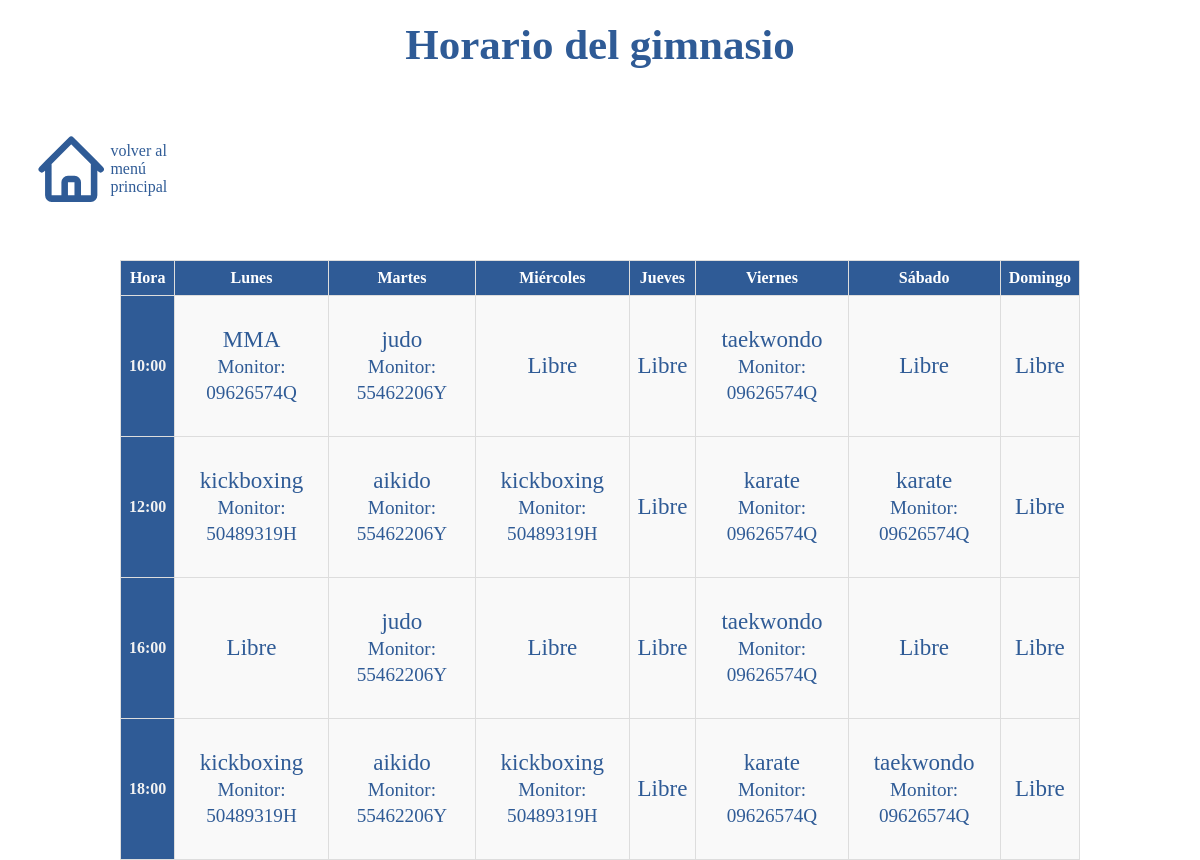
Page /view/clases/verClases.php (signed in) on the earlier database version.
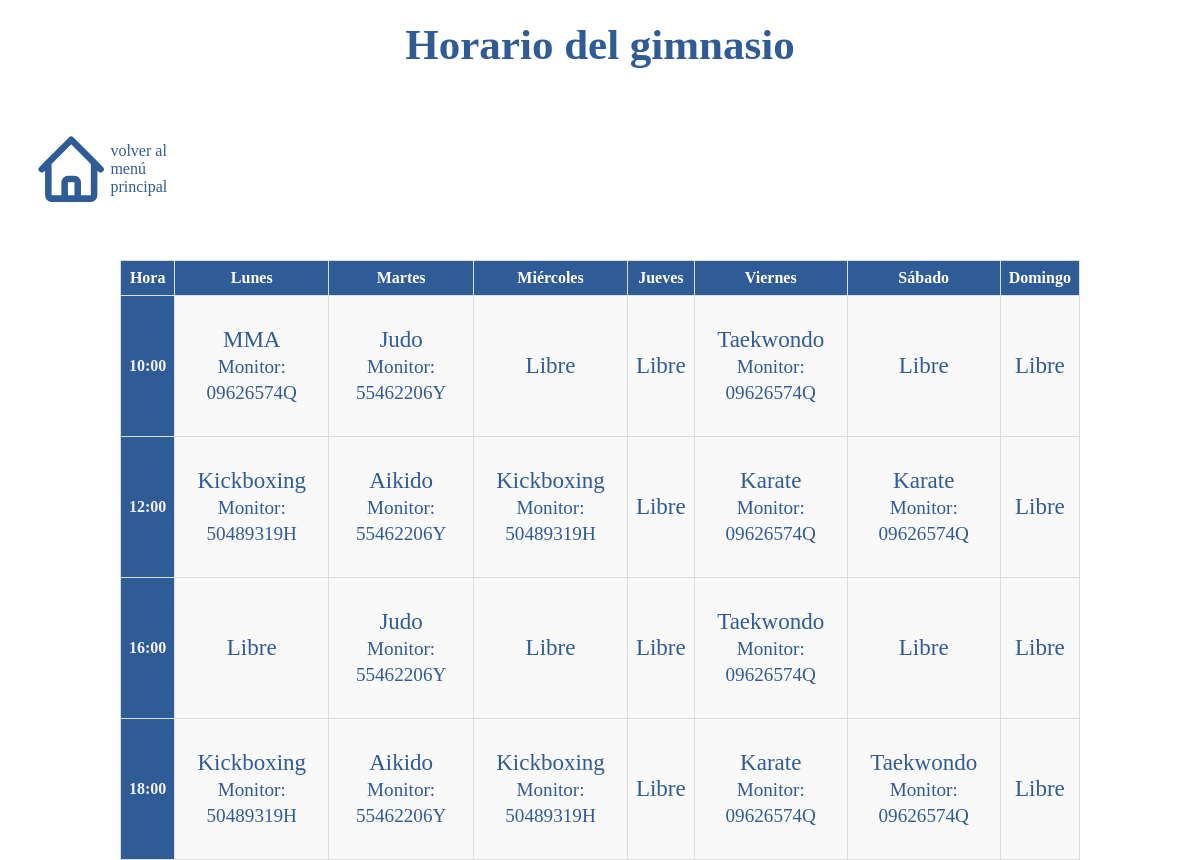
Same page on the later database version.
### tables this page shows
CREATE TABLE IF NOT EXISTS CLASES (
    id_clase VARCHAR(20) PRIMARY KEY,
    dni_monitor VARCHAR(9),
    nombre_actividad VARCHAR(50),
    dia_semana VARCHAR(15),
    hora_inicio TIME,
    hora_fin TIME,
    FOREIGN KEY (dni_monitor) REFERENCES MONITORES(dni) ON DELETE SET NULL
);

### models/Clase.php (called while the page is built, shortened)
<?php
final class Clase {
    public function __get($name) {
        if (property_exists($this, $name)) return $this->$name;
        else throw new Exception("ERROR EN EL GETTER DE LA CLASE 'CLASES': SE HA TRATADO DE OBTENER UNA PROPIEDAD QUE NO EXISTE");
    }
    public static function horario() {
        include  __DIR__ . '/../data/conexionBBDD.php';
        $sql = "SELECT dni_monitor, nombre_actividad, dia_semana, hora_inicio FROM CLASES";
        $stmt = $conn->prepare($sql);
        if(! $stmt->execute()) throw new PDOException('Excepción PDO al ejecutar la consulta para obtener el horario');
        $clases = [];
        while ($clase = $stmt->fetchObject('Clase')) {
            $clases[] = $clase;
        }
        $horario = [];
        foreach ($clases as $clase) {
            $dia = $clase->dia_semana;
            $hora = $clase->hora_inicio;
            $horario[$dia][$hora] = $clase;
        }
        return $horario;
    }
}
?>

### controllers/controladorClases.php (called while the page is built, shortened)
<?php
require_once __DIR__ . '/../models/Monitor.php';
require_once __DIR__ . '/../models/Clase.php';
class ControladorClases {
    public static function horario() {
    try{
            $horario =  Clase::horario() ?? [];
            return $horario;
    } catch (PDOException $e) {
            $msg =  $e->getMessage();
    }catch (Exception $e) {
            $msg =  $e->getMessage();
    }
    exit;
}
}

### view/clases/verClases.php (the view, shortened to what this page needs)
<?php
require_once '../../controllers/controladorClases.php';
$horario = ControladorClases::horario();
?>
<!DOCTYPE html>
<html lang="es">
<head>
    <link rel="stylesheet" href="/proyecto_gym_MVC/stylos/form_stylos.css">
</head>
<body>
<h1>Horario del gimnasio</h1>
<div id='divEnlace'>
        <a href="../bienvenida_recepcionista.php" style="display: inline-flex; align-items: center; text-decoration: none; color: inherit;">
        <span>volver al menú principal</span>
        </a>
</div>
    <table>
        <thead>
            <tr>
                <th>Hora</th>
                <th>Lunes</th>
                <th>Martes</th>
                <th>Miércoles</th>
                <th>Jueves</th>
                <th>Viernes</th>
                <th>Sábado</th>
                <th>Domingo</th>
            </tr>
        </thead>
        <tbody>
            <?php
            $horas = ["10:00", "12:00", "16:00", "18:00"];
            $dias = ["lunes", "martes", "miercoles", "jueves", "viernes", "sabado", "domingo"];
            foreach ($horas as $hora) {
                echo "<tr>";
                echo "<td class='hora'>$hora</td>";
                foreach ($dias as $dia) {
                    echo "<td>";
                    $hora = date("H:i:s", strtotime(trim($hora)));
                    if (isset($horario[$dia][$hora])) {
                        echo "<p>".$horario[$dia][$hora]->nombre_actividad."<br><small>Monitor: ".$horario[$dia][$hora]->dni_monitor."</small></p>";
                    } else {
                        echo "<p>Libre</p>";
                    }
                    echo "</td>";
                }
                echo "</tr>";
            }
            ?>
        </tbody>
    </table>
</body>
</html>

### stylos/form_stylos.css (style rules this page uses)
html, body { height: 100%; margin: 0; padding: 0; }
body { min-height: 100vh; width: 100%; overflow-y: scroll; display: flex; flex-direction: column; }
h1 { font-size: 43px; text-align: center; margin-top: 20px; color: #2f5b96; }
p { font-size: 23px; text-align: center; color: #2f5b96; }
#divEnlace { color: #2f5b96; display: inline-flex; float: right; margin: 2em; align-items: center; text-decoration: none; }
table { width: 80%; height: 40%; border-collapse: collapse; border-radius: 4px; margin: 20px auto; }
th, td { border: 1px solid #ddd; padding: 8px; text-align: center; }
th { background-color: #2f5b96; color: white; }
td { background-color: #f9f9f9; }
tr:nth-child(even) { background-color: #f2f2f2; }
.hora { font-weight: bold; background-color: #2f5b96; color: #f2f2f2; }

Differences in the rows shown:
changed clases (number 2 of 15 on the later page): nombre_actividad "judo" → "Judo"
changed clases (number 3 of 15 on the later page): nombre_actividad "taekwondo" → "Taekwondo"
changed clases (number 4 of 15 on the later page): nombre_actividad "kickboxing" → "Kickboxing"
changed clases (number 5 of 15 on the later page): nombre_actividad "aikido" → "Aikido"
changed clases (number 6 of 15 on the later page): nombre_actividad "kickboxing" → "Kickboxing"
changed clases (number 7 of 15 on the later page): nombre_actividad "karate" → "Karate"
changed clases (number 8 of 15 on the later page): nombre_actividad "karate" → "Karate"
changed clases (number 9 of 15 on the later page): nombre_actividad "judo" → "Judo"
changed clases (number 10 of 15 on the later page): nombre_actividad "taekwondo" → "Taekwondo"
changed clases (number 11 of 15 on the later page): nombre_actividad "kickboxing" → "Kickboxing"
changed clases (number 12 of 15 on the later page): nombre_actividad "aikido" → "Aikido"
changed clases (number 13 of 15 on the later page): nombre_actividad "kickboxing" → "Kickboxing"
changed clases (number 14 of 15 on the later page): nombre_actividad "karate" → "Karate"
changed clases (number 15 of 15 on the later page): nombre_actividad "taekwondo" → "Taekwondo"
